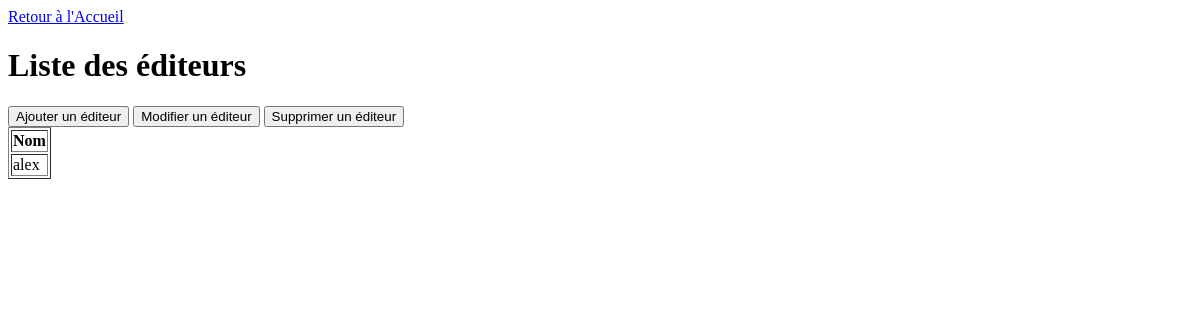
/editeurs/, run on an earlier commit of the app's database.
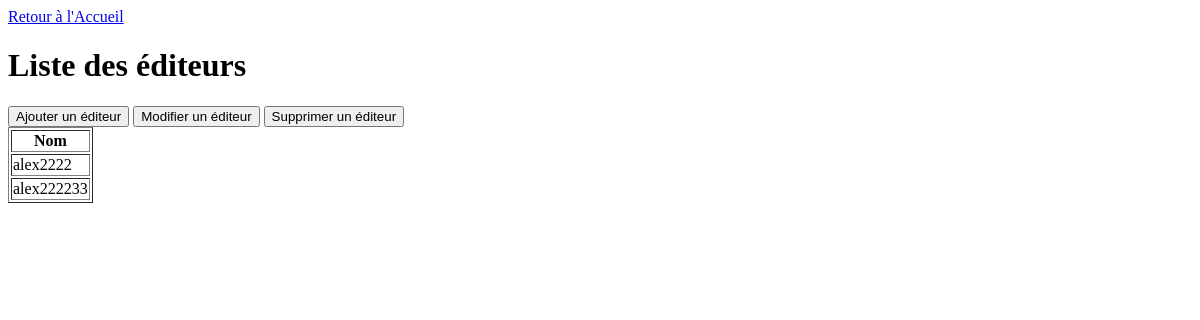
And on a later commit of the database.
### gui/models.py (models this page shows, shortened)
class Editeur(models.Model):
    nom = models.CharField(max_length=100, primary_key=True)
    class Meta:
        db_table = 'Editeur'

### gui/views.py (the view)
# urls.py: path('editeurs/', EditeurList.as_view(), name='editeurs_list'),
class EditeurList(ListView):
    model = Editeur
    template_name = 'gui/lister_editeurs.html'

### templates/gui/lister_editeurs.html (shortened to what this page needs)
<!DOCTYPE html>
<html lang="en">
<head>
</head>
<body>
<div class="button-container">
    <a href="{% url 'homepage' %}" class="button">Retour à l'Accueil</a>
</div>
    <h1>Liste des éditeurs</h1>
    <a href="create/"><button>Ajouter un éditeur</button></a>
    <a href="saisir_editeur_nom/"><button>Modifier un éditeur</button></a>
    <a href="delete/"><button>Supprimer un éditeur</button></a>
    <table border="1">
        <thead>
            <tr>
                <th>Nom</th>
            </tr>
        </thead>
        <tbody>
            {% for editeur in object_list %}
                <tr>
                    <td>{{ editeur.nom }}</td>
                </tr>
            {% endfor %}
        </tbody>
    </table>
</body>
</html>

What changed in the data, as far as the page shows it:
removed Editeur: nom "alex"
added Editeur: nom "alex2222"
added Editeur: nom "alex222233"
